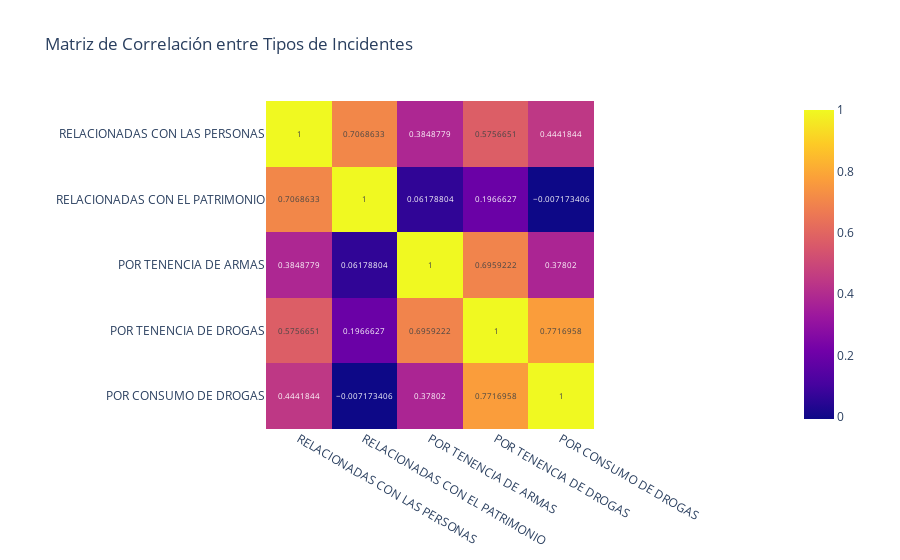
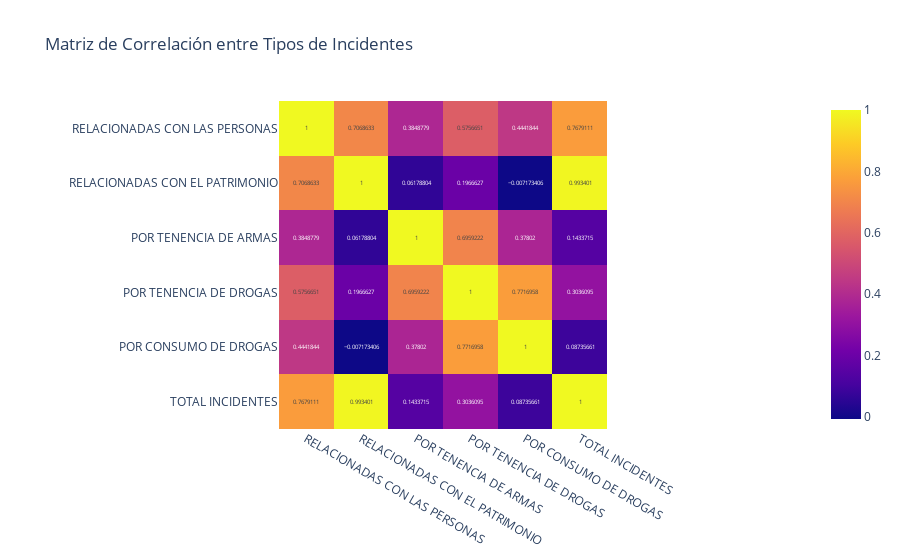

The notebook cell saved with these charts, in order:
### Code cell
distritos = list(listings['neighbourhood_group'].unique())

app = Dash(__name__, assets_folder='assets')

app.layout = html.Div(className='container', children=[
	html.H1('Datos de AirBnB en Madrid'),
	
	dcc.Tabs(children=[
		dcc.Tab(label='Información general', children=[
			html.Div(id='general-graphs')
		]),

		dcc.Tab(label='Información por distrito', children=[
			html.H4('Selecciona un distrito:'),
			dcc.Dropdown(
				id='distrito-dropdown-cloropleth',
				options=[{'label': distrito, 'value': distrito} for distrito in distritos],
				value='CENTRO'
			),
			html.Div(id='distrito-graph-cloropleth', className='map-container')
		]),

		dcc.Tab(label='Información con metro', children=[
            html.Div(id='metro-graphs')
		]),

		dcc.Tab(label='Medios de transporte', children=[
            html.Div([
                html.H4('Selecciona el medio de transporte:'),
                dcc.Dropdown(
                    id='transport-selector',
                    options=[
                        {'label': 'Metro', 'value': 'metro'},
                        {'label': 'Cercanías', 'value': 'cercanias'},
                        {'label': 'Autobuses Interurbanos', 'value': 'bus'}
                    ],
                    value='metro',  # valor por defecto
                    style={'width': '50%', 'marginBottom': '20px'}
                ),
                html.Div(id='transport-graphs')
            ])
        ])
	])
])

@app.callback(
	Output('transport-graphs', 'children'),
	Input('transport-selector', 'value')
)
def transport_graphs(selected_transport):

	if selected_transport == 'metro':
		metro_map_visualization = metro_map.create_map()
		metro_map_visualization_html = metro_map_visualization._repr_html_()
		return html.Iframe(
			srcDoc=metro_map_visualization_html,
			style={'width': '100%', 'height': '800px', 'border': 'none'}
		)
	
	elif selected_transport == 'cercanias':
		cercanias_map_visualization = cercanias_map.create_map()
		cercanias_map_visualization_html = cercanias_map_visualization._repr_html_()
		return html.Iframe(
            srcDoc=cercanias_map_visualization_html,
            style={'width': '100%', 'height': '800px', 'border': 'none'}
        )
	
	elif selected_transport == 'bus':
		bus_map_visualization = bus_map.create_map()
		bus_map_visualization_html = bus_map_visualization._repr_html_()
		return html.Iframe(
			srcDoc=bus_map_visualization_html,
	return html.Div([
		html.Iframe(
			srcDoc=map_html,
			style={
				"width": "100%",
				"height": "600px",
				"border": "none"
			}
		)

	return html.Div("Por favor, selecciona un medio de transporte")
		),
		graphs
	])

@app.callback(
	Output('metro-graphs', 'children'),
	Input('metro-graphs', 'id')
)
def metro_graphs(_):
	metro_map_borders = mv.get_metro_map(cloropleth=False)
	metro_map_borders_html = metro_map_borders._repr_html_()

	metro_map_cloro = mv.get_metro_map(cloropleth=True)
	metro_map_cloro_html = metro_map_cloro._repr_html_()

	return html.Div([
		html.Iframe(
			srcDoc=metro_map_borders_html,
			style={
				"width": "100%",
				"height": "600px",
				"border": "none"
			}
		),
		html.Iframe(
			srcDoc=metro_map_cloro_html,
			style={
				"width": "100%",
				"height": "600px",
				"border": "none"
			}
		)
	])

@app.callback(
	Output('distrito-graph-cloropleth', 'children'),
	Input('distrito-dropdown-cloropleth', 'value')
)
def district_graphs(distrito):
	district_info = dv.get_district_info(distrito)
	district_cloropleth = dv.get_district_cloropleth(distrito)
	heatmap = dv.get_district_heatmap(distrito)

	choropleth_html = district_cloropleth._repr_html_()
	heatmap_html = heatmap._repr_html_()
	
	return html.Div([
		district_info,
		html.Iframe(
			srcDoc=choropleth_html,
			style={
				"width": "100%",
				"height": "600px",
				"border": "none"
			}
		),
		html.Iframe(
			srcDoc=heatmap_html,
			style={
				"width": "100%",
				"height": "600px",
				"border": "none"
			}
		)
	])

@app.callback(
	Output('general-graphs', 'children'),
	Input('general-graphs', 'id')
)
def general_graphs(_):
	graphs = gv.get_all_graphs()
	cloropleth_map = gv.get_madrid_cloropleth()
	heatmap = gv.get_madrid_heatmap()

	choropleth_html = cloropleth_map._repr_html_()
	heatmap_html = heatmap._repr_html_()
	
	return html.Div([
		graphs,
		html.Iframe(
			srcDoc=choropleth_html,
			style={
				"width": "100%",
				"height": "600px",
				"border": "none"
			}
		),
		html.Iframe(
			srcDoc=heatmap_html,
			style={
				"width": "100%",
				"height": "600px",
				"border": "none"
			}
		)
	])


if __name__ == '__main__':
	app.run(debug=True)

### Figure 1 — Plotly figure (JSON) as saved in the notebook; plotly's stock layout.template omitted (floating-point values rounded to 4 significant figures)
{"data": [{"coloraxis": "coloraxis", "hovertemplate": "x: %{x}<br>y: %{y}<br>color: %{z}<extra></extra>", "name": "0", "texttemplate": "%{z}", "type": "heatmap", "x": ["RELACIONADAS CON LAS PERSONAS", "RELACIONADAS CON EL PATRIMONIO", "POR TENENCIA DE ARMAS", "POR TENENCIA DE DROGAS", "POR CONSUMO DE DROGAS"], "xaxis": "x", "y": ["RELACIONADAS CON LAS PERSONAS", "RELACIONADAS CON EL PATRIMONIO", "POR TENENCIA DE ARMAS", "POR TENENCIA DE DROGAS", "POR CONSUMO DE DROGAS"], "yaxis": "y", "z": [[1, 0.7069, 0.3849, 0.5757, 0.4442], [0.7069, 1, 0.06179, 0.1967, -0.007173], [0.3849, 0.06179, 1, 0.6959, 0.378], [0.5757, 0.1967, 0.6959, 1, 0.7717], [0.4442, -0.007173, 0.378, 0.7717, 1]]}], "layout": {"coloraxis": {"colorscale": [[0, "#0d0887"], [0.1111, "#46039f"], [0.2222, "#7201a8"], [0.3333, "#9c179e"], [0.4444, "#bd3786"], [0.5556, "#d8576b"], [0.6667, "#ed7953"], [0.7778, "#fb9f3a"], [0.8889, "#fdca26"], [1, "#f0f921"]]}, "title": {"text": "Matriz de Correlación entre Tipos de Incidentes"}, "xaxis": {"anchor": "y", "constrain": "domain", "domain": [0, 1], "scaleanchor": "y"}, "yaxis": {"anchor": "x", "autorange": "reversed", "constrain": "domain", "domain": [0, 1]}}}

### Figure 2 — Plotly figure (JSON) as saved in the notebook; plotly's stock layout.template omitted (floating-point values rounded to 4 significant figures)
{"data": [{"coloraxis": "coloraxis", "hovertemplate": "x: %{x}<br>y: %{y}<br>color: %{z}<extra></extra>", "name": "0", "texttemplate": "%{z}", "type": "heatmap", "x": ["RELACIONADAS CON LAS PERSONAS", "RELACIONADAS CON EL PATRIMONIO", "POR TENENCIA DE ARMAS", "POR TENENCIA DE DROGAS", "POR CONSUMO DE DROGAS", "TOTAL INCIDENTES"], "xaxis": "x", "y": ["RELACIONADAS CON LAS PERSONAS", "RELACIONADAS CON EL PATRIMONIO", "POR TENENCIA DE ARMAS", "POR TENENCIA DE DROGAS", "POR CONSUMO DE DROGAS", "TOTAL INCIDENTES"], "yaxis": "y", "z": [[1, 0.7069, 0.3849, 0.5757, 0.4442, 0.7679], [0.7069, 1, 0.06179, 0.1967, -0.007173, 0.9934], [0.3849, 0.06179, 1, 0.6959, 0.378, 0.1434], [0.5757, 0.1967, 0.6959, 1, 0.7717, 0.3036], [0.4442, -0.007173, 0.378, 0.7717, 1, 0.08736], [0.7679, 0.9934, 0.1434, 0.3036, 0.08736, 1]]}], "layout": {"coloraxis": {"colorscale": [[0, "#0d0887"], [0.1111, "#46039f"], [0.2222, "#7201a8"], [0.3333, "#9c179e"], [0.4444, "#bd3786"], [0.5556, "#d8576b"], [0.6667, "#ed7953"], [0.7778, "#fb9f3a"], [0.8889, "#fdca26"], [1, "#f0f921"]]}, "title": {"text": "Matriz de Correlación entre Tipos de Incidentes"}, "xaxis": {"anchor": "y", "constrain": "domain", "domain": [0, 1], "scaleanchor": "y"}, "yaxis": {"anchor": "x", "autorange": "reversed", "constrain": "domain", "domain": [0, 1]}}}
